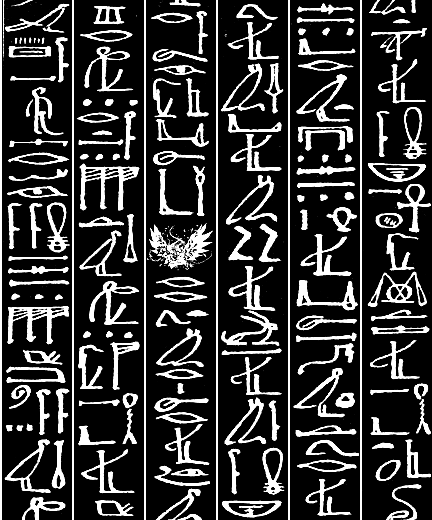
#> input picture tools/wall-mask.png, 432 x 520 px
$ python make_assets.py wall the hieroglyph walls, from tools/wall-mask.png
#> lines starting #> are read from the running program, lines starting #| are printed output that depends on the picture
"""Makes the images of ygo.css (assets/).

    python tools/make_assets.py textures   frame and text box textures, from tools/ramps.json
    python tools/make_assets.py wall       the hieroglyph walls, from tools/wall-mask.png
    python tools/make_assets.py frame DIR  the text box frame, from the card templates in DIR
    python tools/make_assets.py ramps DIR  tools/ramps.json, from the card templates in DIR

DIR holds card-<type>.png of kooriookami/yugioh-card
(src/assets/yugioh-card/yugioh/image/). Needs numpy, scipy and Pillow.

Textures: periodic noise (made in the frequency domain, so a tile has no edges), whose
colors follow a ramp: the 256 quantiles of a template's pixels, ordered by brightness. Each
noise value takes the ramp's color at its own quantile, so a texture has the colors and the
contrast of the card. The Dark Synchro ramps were measured on card scans (no template).
"""

import json
import sys
from pathlib import Path

import numpy as np
from PIL import Image
from scipy import ndimage

ROOT = Path(__file__).resolve().parent.parent
TOOLS = ROOT / 'tools'
ASSETS = ROOT / 'assets'

TYPES = ['normal', 'effect', 'ritual', 'fusion', 'synchro', 'xyz', 'link', 'spell', 'trap']
TILE = 512            # tile size of the frame textures; the text textures are half of it
SMALL = TILE // 2

# Regions of a template (1394 x 2031): the plain frame and the inside of the text box
FRAME_REGIONS = [(slice(250, 1490), slice(55, 165)), (slice(250, 1490), slice(1232, 1338)),
                 (slice(250, 370), slice(170, 1225))]
TEXT_REGION = (slice(1545, 1885), slice(125, 1270))


# ---------- noise ----------

# [15 lines left out: functions band_noise, frame_noise, not called in this run]


def text_noise():
    # the text box: the same clouds, fainter veins
    return band_noise(1.6, 0.008, 0.08, 3) + 0.3 * np.abs(band_noise(1.6, 0.012, 0.08, 13))


# [13 lines left out: functions colored, shrunk, not called in this run]


def save_jpeg(image, path):
    image.save(path, quality=86)
    print(path.relative_to(ROOT))


# [95 lines left out: functions make_textures, ramp, make_ramps, make_frame, not called in this run]


# ---------- the walls ----------

WALLS = {'wall-light': ((124, 90, 44), (190, 155, 96)), 'wall-dark': ((29, 26, 23), (80, 71, 63))}


def make_walls():
    mask = np.asarray(Image.open(TOOLS / 'wall-mask.png').convert('L')).astype(float)[..., None] / 255
    grain = np.random.default_rng(3).normal(0, 2.5, mask.shape)
    for name, (ground, glyphs) in WALLS.items():
        rgb = np.array(ground) * (1 - mask) + np.array(glyphs) * mask + grain
        save_jpeg(Image.fromarray(np.clip(rgb, 0, 255).astype(np.uint8)), ASSETS / f'{name}.jpg')
#> this loop made 2 passes
#> pass 1, in make_walls, `rgb = np.array(ground) * (1 - mask) + np.array(glyphs) * mask + grain`:
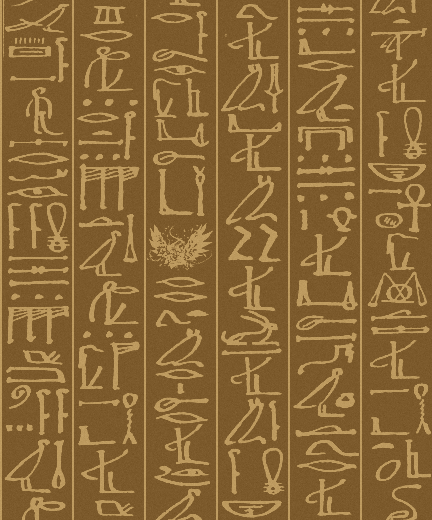
#> rgb: shape (520, 432, 3) float64; mean R, G, B 137.9, 103.7, 55
#> pass 2, in make_walls, `rgb = np.array(ground) * (1 - mask) + np.array(glyphs) * mask + grain`:
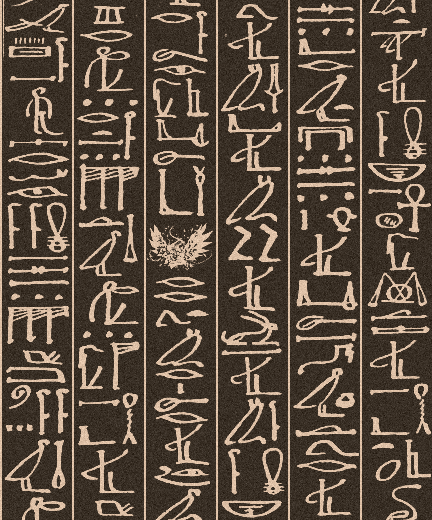
#> rgb: shape (520, 432, 3) float64; mean R, G, B 39.8, 35.5, 31.4; drawn with min black and max white
#> pass 2, in save_jpeg (call 2), `image.save(path, quality=86)`:
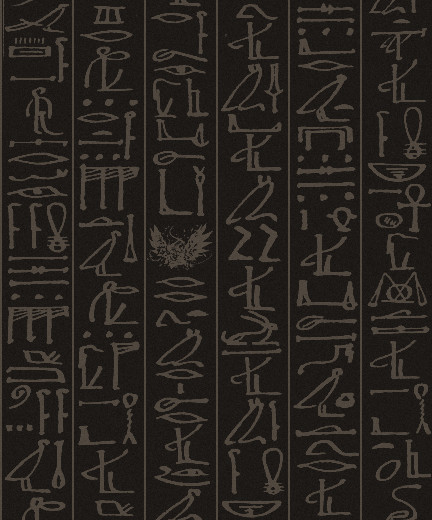
#> saved as wall-dark.jpg: PIL image 432x520 RGB; mean R, G, B 39.3, 35, 30.9


if __name__ == '__main__':
    command = sys.argv[1] if len(sys.argv) > 1 else ''
    if command == 'textures':
        make_textures()
    elif command == 'wall':
        make_walls()
    elif command == 'frame' and len(sys.argv) == 3:
        make_frame(sys.argv[2])
    elif command == 'ramps' and len(sys.argv) == 3:
        make_ramps(sys.argv[2])
    else:
        sys.exit(__doc__)
